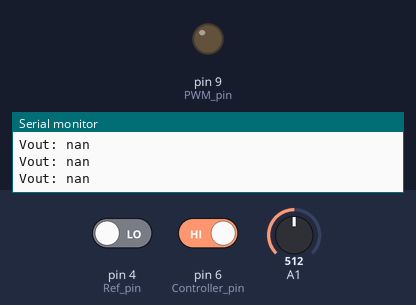
Simulated run of this sketch. Board: Arduino Uno, built with avr-gcc and run on an emulated ATmega328P. On the bench: output pins drawn as LEDs (lit = HIGH), the last lines printed to the serial monitor. Inputs (shaded band) come from the test bench; at power-on: pin 6 (Controller_pin) HIGH, pin 4 (Ref_pin) LOW, A1 = 512.

Above: at 1.2 s.
1.3 s: pin 6 (Controller_pin) driven LOW
At 12.92 s:
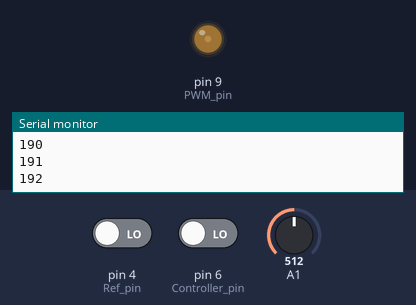
Timing chart, 0 to 18.4 s (numbered marks = the images above; inputs shaded):
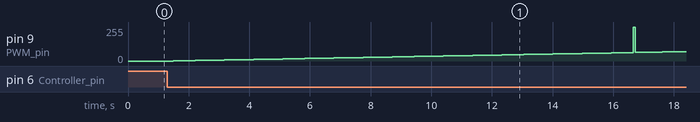

Measured:
- after the input at 1.3 s, pin 9 (PWM_pin): 0/255 → 1/255 after 0.20 s, → 2/255 0.24 s later, → 3/255 0.24 s later, → 4/255 0.24 s later, … (72 changes in this stretch)

The sketch:

softstart.ino
```cpp
float xheadpre = 0;
float sigmapre = 0;
float Q = 0.035;
float R = 0.95;
float Dnow = 0.5;
float Km = 220/1500;
float omegaref = 800;
float errorspeed = 0;
float currentTime;
float elapsedTime;
float cumErrorspeed = 0;
float Kpspeed = 0.015;
float Kispeed = 0.0155;
float Kpcurrent = 8;
float Kicurrent = 0.7;
float currentref;
float cumErrorcurrent = 0;
float errorcurrent = 0;
float Vout;
float previousTime;
const int PWM_pin = 9;
int softstart = 1;
const int Controller_pin = 6;
const int Ref_pin = 4;
int PWM;


void setup() {
  // put your setup code here, to run once:
    // Pins D9 and D10 - 2 kHz 10bit
  TCCR1A = 0b00000011; // 10bit
  TCCR1B = 0b00001010; // x8 fast pwm
  Serial.begin(9600);
  pinMode(Controller_pin, INPUT);
  pinMode(Ref_pin, INPUT);
}
void loop() {
   if(digitalRead(Controller_pin) == LOW){
    PWM = constrain(PWM,0, 600);
    if(PWM <= 512){
      delay(60);
      PWM = PWM + 1;}

    analogWrite(PWM_pin,PWM);
    Serial.println(PWM);
  }
  // put your main code here, to run repeatedly:
  else{
    if(digitalRead(Ref_pin) == LOW){
      omegaref = 600;
    }
    else{
      omegaref = 800;
    }
    int adc = analogRead(A1);
    float voltage = adc*5/1023.0;
    float current = (voltage-2.5)/0.066;
    float premeasure = xheadpre;
    float S = sigmapre + R;
    float K = sigmapre*(1/S);
    float xhead = xheadpre + K*(current-premeasure);
    float sigma = sigmapre-K*S*K;
    xheadpre = xhead;
    sigmapre = sigma + Q;

    float omegahead = (Dnow*120-xhead*0.8)/Km;
    errorspeed = omegaref - omegahead;

    currentTime = millis();                //get current time
    elapsedTime = (double)(currentTime - previousTime);
    cumErrorspeed += errorspeed*elapsedTime;
    currentref = cumErrorspeed*Kispeed + Kpspeed*errorspeed;
    if(currentref >= 4){
      currentref = 4;
    }
    if(currentref <= 0){
      currentref = 0;
    }
    errorcurrent = currentref - xhead;
    cumErrorcurrent = errorcurrent*elapsedTime;
    Vout = cumErrorcurrent*Kicurrent + errorcurrent * Kpcurrent;
    if(Vout <= 0){
      Vout = 0;
    }
    if(Vout >= 110){
      Vout = 110;
    }
    Dnow = Vout/120;
    previousTime = currentTime;
    int PWM = 1023/Dnow;
    analogWrite(PWM_pin,PWM);
    delay(50);
    Serial.print("Vout: ");
    Serial.println(Vout);
  }
}
```
